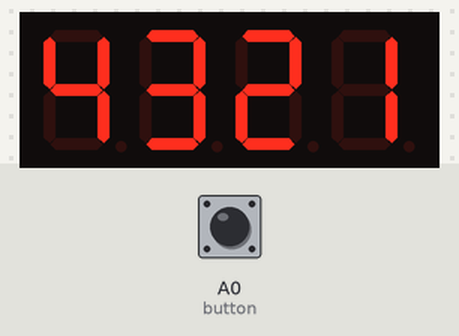
This sketch was run on a simulated Arduino Uno, built with avr-gcc and run on an emulated ATmega328P. On the bench: 4-digit seven-segment display. Wiring (inferred from the names in the program): 4-digit 7-segment display, segments lit when HIGH: segments pin 13, pin 12, pin 11, pin 10, pin 9, pin 8, pin 7, pin 6; digit selects pin 5, pin 4, pin 3, pin 2. The test bench sets the inputs (shaded band); at power-on: A0 (button) HIGH. The segment pins are drawn as the display they are named for.

Above: at 1.7 s.
1.8 s: A0 (button) pulled LOW for 0.15 s
At 3.1 s:
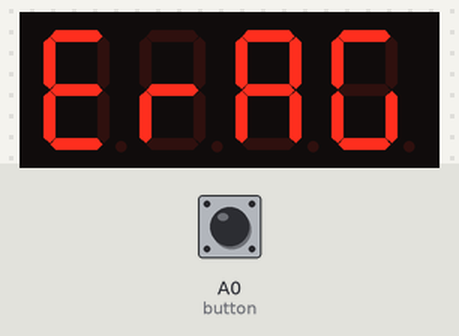
3.6 s: A0 (button) pulled LOW for 3.2 s
At 6.57 s:
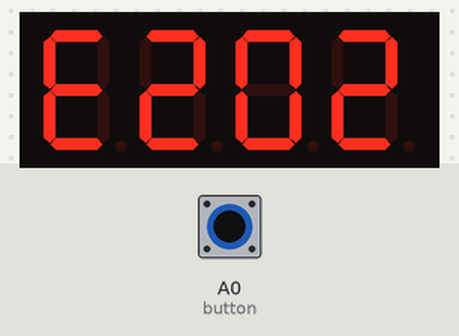
7.4 s: A0 (button) pulled LOW for 3.2 s
At 8.42 s:
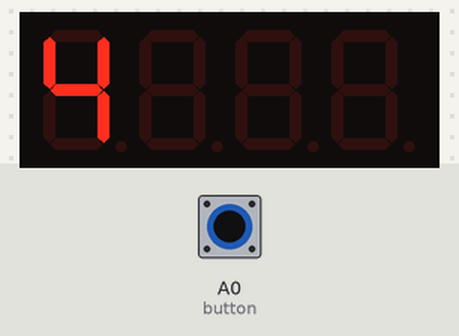
11.2 s: A0 (button) pulled LOW for 3.2 s
At 12.47 s:
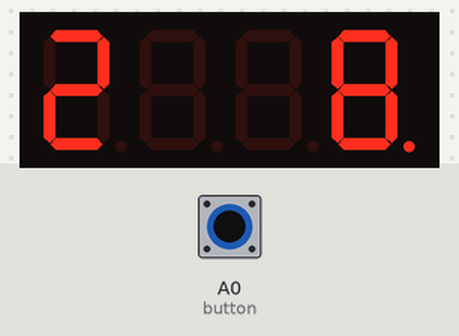

Measured:
- after the input at 1.8 s, the display: first changes after 0.11 s (image 1 shows a later state)
- after the input at 3.6 s, the display: first changes after 0.11 s (image 2 shows a later state)

The sketch:

7_Segment_Test_4_Digits.ino
```cpp
const int segmentA = 13;
const int segmentB = 12;
const int segmentC = 11;
const int segmentD = 10;
const int segmentE = 9;
const int segmentF = 8;
const int segmentG = 7;
const int segmentDP = 6;
const int digit1 = 5;
const int digit2 = 4;
const int digit3 = 3;
const int digit4 = 2;

const int button = A0;

  int mode = 0;

void setup() {
pinMode(button, INPUT_PULLUP);

 pinMode(segmentA, OUTPUT);
 pinMode(segmentB, OUTPUT);
 pinMode(segmentC, OUTPUT);
pinMode(segmentD, OUTPUT);
pinMode(segmentE, OUTPUT);
pinMode(segmentF, OUTPUT);
pinMode(segmentG, OUTPUT);
pinMode(segmentDP, OUTPUT);
pinMode(digit1, OUTPUT);
pinMode(digit2, OUTPUT);
pinMode(digit3, OUTPUT);
pinMode(digit4, OUTPUT);


digitalWrite(segmentA, HIGH);
digitalWrite(segmentB, HIGH);
digitalWrite(segmentC, HIGH);
digitalWrite(segmentD, HIGH);
digitalWrite(segmentE, HIGH);
digitalWrite(segmentF, HIGH);
digitalWrite(segmentG, HIGH);
digitalWrite(segmentDP, HIGH);
digitalWrite(digit1, HIGH);
digitalWrite(digit2, HIGH);
digitalWrite(digit3, HIGH);
digitalWrite(digit4, HIGH);
delay(500);

digitalWrite(segmentA, LOW);
digitalWrite(segmentB, LOW);
digitalWrite(segmentC, LOW);
digitalWrite(segmentD, LOW);
digitalWrite(segmentE, LOW);
digitalWrite(segmentF, LOW);
digitalWrite(segmentG, LOW);
digitalWrite(segmentDP, LOW);
digitalWrite(digit1, LOW);
digitalWrite(digit2, LOW);
digitalWrite(digit3, LOW);
digitalWrite(digit4, LOW);

}

void loop() {
if(digitalRead(button) == LOW){
  mode++;
  if(mode == 5){
    mode = 0;
  }
  delay(100);
}

if (mode == 0){
digitalWrite(digit1, LOW);
digitalWrite(digit2, LOW);
digitalWrite(digit3, LOW);
digitalWrite(digit4, HIGH);

 /*digitalWrite(segmentA, HIGH);//0
digitalWrite(segmentB, HIGH);
digitalWrite(segmentC, HIGH);
digitalWrite(segmentD, HIGH);
digitalWrite(segmentE, HIGH);
digitalWrite(segmentF, HIGH);
digitalWrite(segmentG, LOW);
digitalWrite(segmentDP, LOW);
delay(10);*/

 digitalWrite(segmentA, LOW);//1
digitalWrite(segmentB, HIGH);
digitalWrite(segmentC, HIGH);
digitalWrite(segmentD, LOW);
digitalWrite(segmentE, LOW);
digitalWrite(segmentF, LOW);
digitalWrite(segmentG, LOW);
digitalWrite(segmentDP, LOW);
delay(5);

digitalWrite(digit1, LOW);
digitalWrite(digit2, LOW);
digitalWrite(digit3, HIGH);
digitalWrite(digit4, LOW);

 digitalWrite(segmentA, HIGH);//2
digitalWrite(segmentB, HIGH);
digitalWrite(segmentC, LOW);
digitalWrite(segmentD, HIGH);
digitalWrite(segmentE, HIGH);
digitalWrite(segmentF, LOW);
digitalWrite(segmentG, HIGH);
digitalWrite(segmentDP, LOW);
delay(5);
digitalWrite(digit1, LOW);
digitalWrite(digit2, HIGH);
digitalWrite(digit3, LOW);
digitalWrite(digit4, LOW);

 digitalWrite(segmentA, HIGH);//3
digitalWrite(segmentB, HIGH);
digitalWrite(segmentC, HIGH);
digitalWrite(segmentD, HIGH);
digitalWrite(segmentE, LOW);
digitalWrite(segmentF, LOW);
digitalWrite(segmentG, HIGH);
digitalWrite(segmentDP, LOW);
delay(5);

digitalWrite(digit1, HIGH);
digitalWrite(digit2, LOW);
digitalWrite(digit3, LOW);
digitalWrite(digit4, LOW);

 digitalWrite(segmentA, LOW);//4
digitalWrite(segmentB, HIGH);
digitalWrite(segmentC, HIGH);
digitalWrite(segmentD, LOW);
digitalWrite(segmentE, LOW);
digitalWrite(segmentF, HIGH);
digitalWrite(segmentG, HIGH);
digitalWrite(segmentDP, LOW);
delay(5);}

if (mode == 1){

digitalWrite(digit1, LOW);
digitalWrite(digit2, LOW);
digitalWrite(digit3, LOW);
digitalWrite(digit4, HIGH);

digitalWrite(segmentA, HIGH);//0
digitalWrite(segmentB, HIGH);
digitalWrite(segmentC, HIGH);
digitalWrite(segmentD, HIGH);
digitalWrite(segmentE, HIGH);
digitalWrite(segmentF, HIGH);
digitalWrite(segmentG, LOW);
digitalWrite(segmentDP, LOW);
delay(5);
digitalWrite(digit1, LOW);
digitalWrite(digit2, LOW);
digitalWrite(digit3, HIGH);
digitalWrite(digit4, LOW);

 digitalWrite(segmentA, LOW);//1
digitalWrite(segmentB, HIGH);
digitalWrite(segmentC, HIGH);
digitalWrite(segmentD, LOW);
digitalWrite(segmentE, LOW);
digitalWrite(segmentF, LOW);
digitalWrite(segmentG, LOW);
digitalWrite(segmentDP, LOW);
delay(5);
digitalWrite(digit1, LOW);
digitalWrite(digit2, HIGH);
digitalWrite(digit3, LOW);
digitalWrite(digit4, LOW);

 digitalWrite(segmentA, HIGH);//2
digitalWrite(segmentB, HIGH);
digitalWrite(segmentC, LOW);
digitalWrite(segmentD, HIGH);
digitalWrite(segmentE, HIGH);
digitalWrite(segmentF, LOW);
digitalWrite(segmentG, HIGH);
digitalWrite(segmentDP, LOW);
delay(5);


digitalWrite(digit1, HIGH);
digitalWrite(digit2, LOW);
digitalWrite(digit3, LOW);
digitalWrite(digit4, LOW);

 digitalWrite(segmentA, HIGH);//3
digitalWrite(segmentB, HIGH);
digitalWrite(segmentC, HIGH);
digitalWrite(segmentD, HIGH);
digitalWrite(segmentE, LOW);
digitalWrite(segmentF, LOW);
digitalWrite(segmentG, HIGH);
digitalWrite(segmentDP, LOW);
delay(5);


}

if (mode == 4){

digitalWrite(digit1, LOW);
digitalWrite(digit2, LOW);
digitalWrite(digit3, LOW);
digitalWrite(digit4, HIGH);

digitalWrite(segmentA, HIGH);//0
digitalWrite(segmentB, HIGH);
digitalWrite(segmentC, HIGH);
digitalWrite(segmentD, HIGH);
digitalWrite(segmentE, HIGH);
digitalWrite(segmentF, HIGH);
digitalWrite(segmentG, HIGH);
digitalWrite(segmentDP, HIGH);
delay(200);
digitalWrite(digit1, LOW);
digitalWrite(digit2, LOW);
digitalWrite(digit3, HIGH);
digitalWrite(digit4, LOW);

digitalWrite(segmentA, HIGH);//0
digitalWrite(segmentB, HIGH);
digitalWrite(segmentC, HIGH);
digitalWrite(segmentD, HIGH);
digitalWrite(segmentE, HIGH);
digitalWrite(segmentF, HIGH);
digitalWrite(segmentG, HIGH);
digitalWrite(segmentDP, HIGH);
delay(200);
digitalWrite(digit1, LOW);
digitalWrite(digit2, HIGH);
digitalWrite(digit3, LOW);
digitalWrite(digit4, LOW);

 digitalWrite(segmentA, HIGH);//0
digitalWrite(segmentB, HIGH);
digitalWrite(segmentC, HIGH);
digitalWrite(segmentD, HIGH);
digitalWrite(segmentE, HIGH);
digitalWrite(segmentF, HIGH);
digitalWrite(segmentG, HIGH);
digitalWrite(segmentDP, HIGH);
delay(200);


digitalWrite(digit1, HIGH);
digitalWrite(digit2, LOW);
digitalWrite(digit3, LOW);
digitalWrite(digit4, LOW);

 digitalWrite(segmentA, HIGH);//0
digitalWrite(segmentB, HIGH);
digitalWrite(segmentC, HIGH);
digitalWrite(segmentD, HIGH);
digitalWrite(segmentE, HIGH);
digitalWrite(segmentF, HIGH);
digitalWrite(segmentG, HIGH);
digitalWrite(segmentDP, HIGH);
delay(200);

}

if (mode == 2){

digitalWrite(digit1, LOW);
digitalWrite(digit2, LOW);
digitalWrite(digit3, LOW);
digitalWrite(digit4, HIGH);

 digitalWrite(segmentA, HIGH);//G
digitalWrite(segmentB, LOW);
digitalWrite(segmentC, HIGH);
digitalWrite(segmentD, HIGH);
digitalWrite(segmentE, HIGH);
digitalWrite(segmentF, HIGH);
digitalWrite(segmentG, LOW);
digitalWrite(segmentDP, LOW);

delay(5);

digitalWrite(digit1, LOW);
digitalWrite(digit2, LOW);
digitalWrite(digit3, HIGH);
digitalWrite(digit4, LOW);

  digitalWrite(segmentA, HIGH);//A
digitalWrite(segmentB, HIGH);
digitalWrite(segmentC, HIGH);
digitalWrite(segmentD, LOW);
digitalWrite(segmentE, HIGH);
digitalWrite(segmentF, HIGH);
digitalWrite(segmentG, HIGH);
digitalWrite(segmentDP, LOW);
delay(5);

digitalWrite(digit1, LOW);
digitalWrite(digit2, HIGH);
digitalWrite(digit3, LOW);
digitalWrite(digit4, LOW);

 digitalWrite(segmentA, LOW);//r
digitalWrite(segmentB, LOW);
digitalWrite(segmentC, LOW);
digitalWrite(segmentD, LOW);
digitalWrite(segmentE, HIGH);
digitalWrite(segmentF, LOW);
digitalWrite(segmentG, HIGH);
digitalWrite(segmentDP, LOW);
delay(5);


digitalWrite(digit1, HIGH);
digitalWrite(digit2, LOW);
digitalWrite(digit3, LOW);
digitalWrite(digit4, LOW);

 digitalWrite(segmentA, HIGH);//E
digitalWrite(segmentB, LOW);
digitalWrite(segmentC, LOW);
digitalWrite(segmentD, HIGH);
digitalWrite(segmentE, HIGH);
digitalWrite(segmentF, HIGH);
digitalWrite(segmentG, HIGH);
digitalWrite(segmentDP, LOW);
delay(5);


}

if (mode == 3){

digitalWrite(digit1, LOW);
digitalWrite(digit2, LOW);
digitalWrite(digit3, LOW);
digitalWrite(digit4, HIGH);

 digitalWrite(segmentA, HIGH);//2
digitalWrite(segmentB, HIGH);
digitalWrite(segmentC, LOW);
digitalWrite(segmentD, HIGH);
digitalWrite(segmentE, HIGH);
digitalWrite(segmentF, LOW);
digitalWrite(segmentG, HIGH);
digitalWrite(segmentDP, LOW);

delay(5);

digitalWrite(digit1, LOW);
digitalWrite(digit2, LOW);
digitalWrite(digit3, HIGH);
digitalWrite(digit4, LOW);

 digitalWrite(segmentA, HIGH);//0
digitalWrite(segmentB, HIGH);
digitalWrite(segmentC, HIGH);
digitalWrite(segmentD, HIGH);
digitalWrite(segmentE, HIGH);
digitalWrite(segmentF, HIGH);
digitalWrite(segmentG, LOW);
digitalWrite(segmentDP, LOW);
delay(5);

digitalWrite(digit1, LOW);
digitalWrite(digit2, HIGH);
digitalWrite(digit3, LOW);
digitalWrite(digit4, LOW);

  digitalWrite(segmentA, HIGH);//2
digitalWrite(segmentB, HIGH);
digitalWrite(segmentC, LOW);
digitalWrite(segmentD, HIGH);
digitalWrite(segmentE, HIGH);
digitalWrite(segmentF, LOW);
digitalWrite(segmentG, HIGH);
digitalWrite(segmentDP, LOW);
delay(5);


digitalWrite(digit1, HIGH);
digitalWrite(digit2, LOW);
digitalWrite(digit3, LOW);
digitalWrite(digit4, LOW);

 digitalWrite(segmentA, HIGH);//2
digitalWrite(segmentB, HIGH);
digitalWrite(segmentC, LOW);
digitalWrite(segmentD, HIGH);
digitalWrite(segmentE, HIGH);
digitalWrite(segmentF, LOW);
digitalWrite(segmentG, HIGH);
digitalWrite(segmentDP, LOW);
delay(5);


}

/*

 digitalWrite(segmentA, HIGH);//5
digitalWrite(segmentB, LOW);
digitalWrite(segmentC, HIGH);
digitalWrite(segmentD, HIGH);
digitalWrite(segmentE, LOW);
digitalWrite(segmentF, HIGH);
digitalWrite(segmentG, HIGH);
digitalWrite(segmentDP, LOW);
delay(1000);

 digitalWrite(segmentA, HIGH);//6
digitalWrite(segmentB, LOW);
digitalWrite(segmentC, HIGH);
digitalWrite(segmentD, HIGH);
digitalWrite(segmentE, HIGH);
digitalWrite(segmentF, HIGH);
digitalWrite(segmentG, HIGH);
digitalWrite(segmentDP, LOW);
delay(1000);

 digitalWrite(segmentA, HIGH);//7
digitalWrite(segmentB, HIGH);
digitalWrite(segmentC, HIGH);
digitalWrite(segmentD, LOW);
digitalWrite(segmentE, LOW);
digitalWrite(segmentF, LOW);
digitalWrite(segmentG, LOW);
digitalWrite(segmentDP, LOW);
delay(1000);

 digitalWrite(segmentA, HIGH);//8
digitalWrite(segmentB, HIGH);
digitalWrite(segmentC, HIGH);
digitalWrite(segmentD, HIGH);
digitalWrite(segmentE, HIGH);
digitalWrite(segmentF, HIGH);
digitalWrite(segmentG, HIGH);
digitalWrite(segmentDP, LOW);
delay(1000);

 digitalWrite(segmentA, HIGH);//9
digitalWrite(segmentB, HIGH);
digitalWrite(segmentC, HIGH);
digitalWrite(segmentD, HIGH);
digitalWrite(segmentE, LOW);
digitalWrite(segmentF, HIGH);
digitalWrite(segmentG, HIGH);
digitalWrite(segmentDP, LOW);
delay(1000);

 digitalWrite(segmentA, HIGH);//A
digitalWrite(segmentB, HIGH);
digitalWrite(segmentC, HIGH);
digitalWrite(segmentD, LOW);
digitalWrite(segmentE, HIGH);
digitalWrite(segmentF, HIGH);
digitalWrite(segmentG, HIGH);
digitalWrite(segmentDP, LOW);
delay(1000);

 digitalWrite(segmentA, LOW);//b
digitalWrite(segmentB, LOW);
digitalWrite(segmentC, HIGH);
digitalWrite(segmentD, HIGH);
digitalWrite(segmentE, HIGH);
digitalWrite(segmentF, HIGH);
digitalWrite(segmentG, HIGH);
digitalWrite(segmentDP, LOW);
delay(1000);

 digitalWrite(segmentA, HIGH);//C
digitalWrite(segmentB, LOW);
digitalWrite(segmentC, LOW);
digitalWrite(segmentD, HIGH);
digitalWrite(segmentE, HIGH);
digitalWrite(segmentF, HIGH);
digitalWrite(segmentG, LOW);
digitalWrite(segmentDP, LOW);
delay(1000);

 digitalWrite(segmentA, LOW);//d
digitalWrite(segmentB, HIGH);
digitalWrite(segmentC, HIGH);
digitalWrite(segmentD, HIGH);
digitalWrite(segmentE, HIGH);
digitalWrite(segmentF, LOW);
digitalWrite(segmentG, HIGH);
digitalWrite(segmentDP, LOW);
delay(1000);

 digitalWrite(segmentA, HIGH);//E
digitalWrite(segmentB, LOW);
digitalWrite(segmentC, LOW);
digitalWrite(segmentD, HIGH);
digitalWrite(segmentE, HIGH);
digitalWrite(segmentF, HIGH);
digitalWrite(segmentG, HIGH);
digitalWrite(segmentDP, LOW);
delay(1000);

 digitalWrite(segmentA, HIGH);//F
digitalWrite(segmentB, LOW);
digitalWrite(segmentC, LOW);
digitalWrite(segmentD, LOW);
digitalWrite(segmentE, HIGH);
digitalWrite(segmentF, HIGH);
digitalWrite(segmentG, HIGH);
digitalWrite(segmentDP, LOW);
delay(1000);

 digitalWrite(segmentA, HIGH);//G
digitalWrite(segmentB, LOW);
digitalWrite(segmentC, HIGH);
digitalWrite(segmentD, HIGH);
digitalWrite(segmentE, HIGH);
digitalWrite(segmentF, HIGH);
digitalWrite(segmentG, LOW);
digitalWrite(segmentDP, LOW);
delay(1000);

 digitalWrite(segmentA, LOW);//H
digitalWrite(segmentB, HIGH);
digitalWrite(segmentC, HIGH);
digitalWrite(segmentD, LOW);
digitalWrite(segmentE, HIGH);
digitalWrite(segmentF, HIGH);
digitalWrite(segmentG, HIGH);
digitalWrite(segmentDP, LOW);
delay(1000);

digitalWrite(segmentA, LOW);//i
digitalWrite(segmentB, LOW);
digitalWrite(segmentC, HIGH);
digitalWrite(segmentD, LOW);
digitalWrite(segmentE, LOW);
digitalWrite(segmentF, LOW);
digitalWrite(segmentG, LOW);
digitalWrite(segmentDP, LOW);
delay(1000);

digitalWrite(segmentA, LOW);//J
digitalWrite(segmentB, HIGH);
digitalWrite(segmentC, HIGH);
digitalWrite(segmentD, HIGH);
digitalWrite(segmentE, HIGH);
digitalWrite(segmentF, LOW);
digitalWrite(segmentG, LOW);
digitalWrite(segmentDP, LOW);
delay(1000);

 digitalWrite(segmentA, LOW);//K
digitalWrite(segmentB, LOW);
digitalWrite(segmentC, HIGH);
digitalWrite(segmentD, LOW);
digitalWrite(segmentE, HIGH);
digitalWrite(segmentF, HIGH);
digitalWrite(segmentG, HIGH);
digitalWrite(segmentDP, LOW);
delay(1000);

 digitalWrite(segmentA, LOW);//L
digitalWrite(segmentB, LOW);
digitalWrite(segmentC, LOW);
digitalWrite(segmentD, HIGH);
digitalWrite(segmentE, HIGH);
digitalWrite(segmentF, HIGH);
digitalWrite(segmentG, LOW);
digitalWrite(segmentDP, LOW);
delay(1000);

 digitalWrite(segmentA, HIGH);//N
digitalWrite(segmentB, HIGH);
digitalWrite(segmentC, HIGH);
digitalWrite(segmentD, LOW);
digitalWrite(segmentE, HIGH);
digitalWrite(segmentF, HIGH);
digitalWrite(segmentG, LOW);
digitalWrite(segmentDP, LOW);
delay(1000);

 digitalWrite(segmentA, LOW);//o
digitalWrite(segmentB, LOW);
digitalWrite(segmentC, HIGH);
digitalWrite(segmentD, HIGH);
digitalWrite(segmentE, HIGH);
digitalWrite(segmentF, LOW);
digitalWrite(segmentG, HIGH);
digitalWrite(segmentDP, LOW);
delay(1000);

 digitalWrite(segmentA, HIGH);//P
digitalWrite(segmentB, HIGH);
digitalWrite(segmentC, LOW);
digitalWrite(segmentD, LOW);
digitalWrite(segmentE, HIGH);
digitalWrite(segmentF, HIGH);
digitalWrite(segmentG, HIGH);
digitalWrite(segmentDP, LOW);
delay(1000);

 digitalWrite(segmentA, HIGH);//q
digitalWrite(segmentB, HIGH);
digitalWrite(segmentC, HIGH);
digitalWrite(segmentD, LOW);
digitalWrite(segmentE, LOW);
digitalWrite(segmentF, HIGH);
digitalWrite(segmentG, HIGH);
digitalWrite(segmentDP, LOW);
delay(1000);

 digitalWrite(segmentA, LOW);//r
digitalWrite(segmentB, LOW);
digitalWrite(segmentC, LOW);
digitalWrite(segmentD, LOW);
digitalWrite(segmentE, HIGH);
digitalWrite(segmentF, LOW);
digitalWrite(segmentG, HIGH);
digitalWrite(segmentDP, LOW);
delay(1000);

 digitalWrite(segmentA, HIGH);//S
digitalWrite(segmentB, LOW);
digitalWrite(segmentC, HIGH);
digitalWrite(segmentD, HIGH);
digitalWrite(segmentE, LOW);
digitalWrite(segmentF, HIGH);
digitalWrite(segmentG, HIGH);
digitalWrite(segmentDP, LOW);
delay(1000);

 digitalWrite(segmentA, LOW);//t
digitalWrite(segmentB, LOW);
digitalWrite(segmentC, LOW);
digitalWrite(segmentD, HIGH);
digitalWrite(segmentE, HIGH);
digitalWrite(segmentF, HIGH);
digitalWrite(segmentG, HIGH);
digitalWrite(segmentDP, LOW);
delay(1000);

 digitalWrite(segmentA, LOW);//U
digitalWrite(segmentB, HIGH);
digitalWrite(segmentC, HIGH);
digitalWrite(segmentD, HIGH);
digitalWrite(segmentE, HIGH);
digitalWrite(segmentF, HIGH);
digitalWrite(segmentG, LOW);
digitalWrite(segmentDP, LOW);
delay(1000);

 digitalWrite(segmentA, LOW);//y
digitalWrite(segmentB, HIGH);
digitalWrite(segmentC, HIGH);
digitalWrite(segmentD, HIGH);
digitalWrite(segmentE, LOW);
digitalWrite(segmentF, HIGH);
digitalWrite(segmentG, HIGH);
digitalWrite(segmentDP, LOW);
delay(1000);

 digitalWrite(segmentA, LOW);//dash
digitalWrite(segmentB, LOW);
digitalWrite(segmentC, LOW);
digitalWrite(segmentD, LOW);
digitalWrite(segmentE, LOW);
digitalWrite(segmentF, LOW);
digitalWrite(segmentG, HIGH);
digitalWrite(segmentDP, LOW);
delay(1000);

 digitalWrite(segmentA, HIGH);//degree sign
digitalWrite(segmentB, HIGH);
digitalWrite(segmentC, LOW);
digitalWrite(segmentD, LOW);
digitalWrite(segmentE, LOW);
digitalWrite(segmentF, HIGH);
digitalWrite(segmentG, HIGH);
digitalWrite(segmentDP, LOW);
delay(1000);

 digitalWrite(segmentA, LOW);//decimal point
digitalWrite(segmentB, LOW);
digitalWrite(segmentC, LOW);
digitalWrite(segmentD, LOW);
digitalWrite(segmentE, LOW);
digitalWrite(segmentF, LOW);
digitalWrite(segmentG, LOW);
digitalWrite(segmentDP, HIGH);
delay(1000);

*/

}
```
